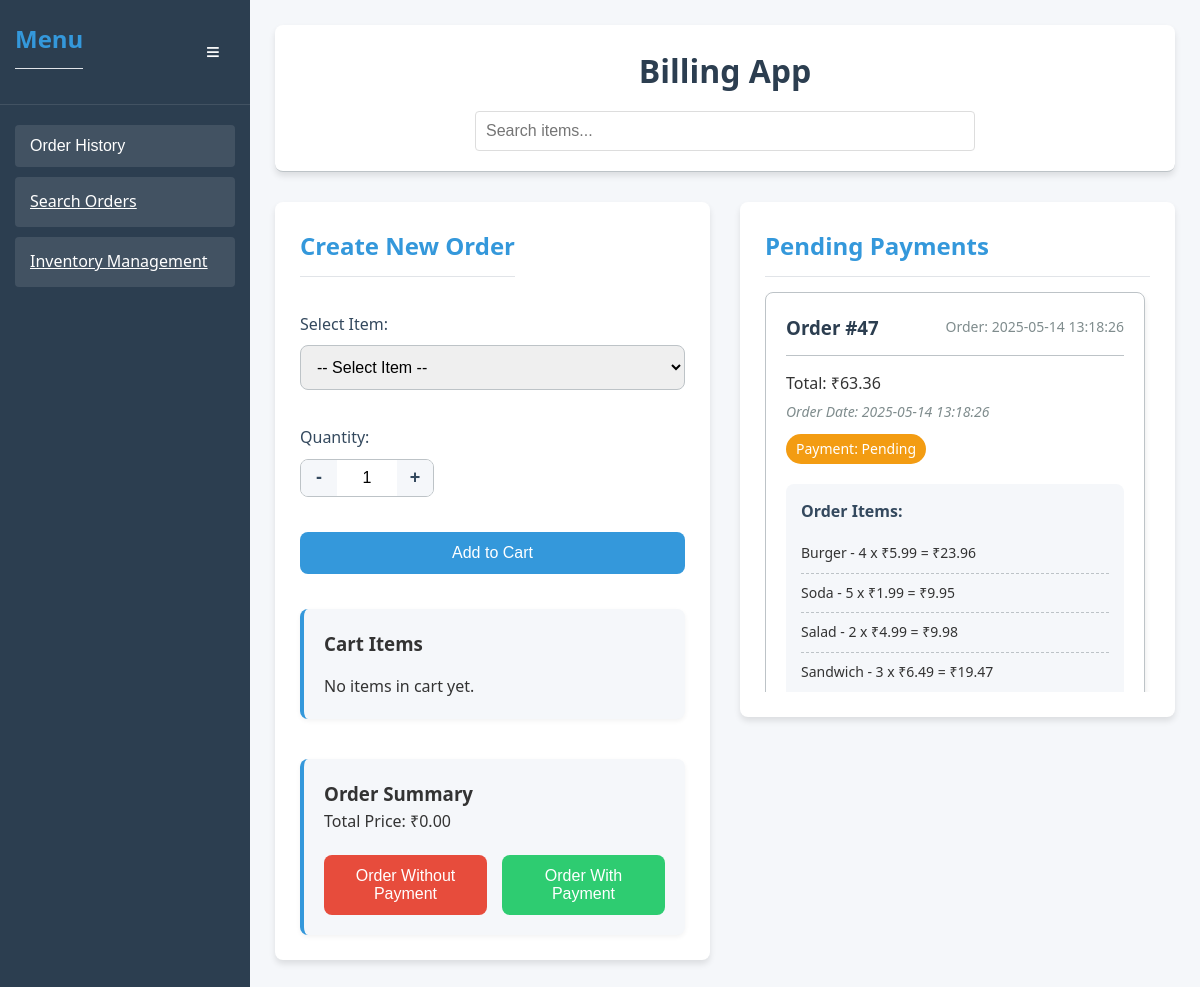
The page / on the database its author committed.
### models.py (models this page shows, shortened)
class OrderItem(Base):
    __tablename__ = "order_items"
    id = Column(Integer, primary_key=True, autoincrement=True)
    order_id = Column(Integer, ForeignKey("orders.id", ondelete="CASCADE"), nullable=False)
    item_id = Column(Integer, ForeignKey("items.id", ondelete="CASCADE"), nullable=False)
    item_name = Column(String(100), nullable=False)
    quantity = Column(Integer, CheckConstraint('quantity > 0'), nullable=False)
    unit_price = Column(Float, CheckConstraint('unit_price > 0'), nullable=False)
    subtotal = Column(Float, CheckConstraint('subtotal >= 0'), nullable=False)
    order = relationship("Order", back_populates="order_items")
    item = relationship("Item", back_populates="order_items")

class Order(Base):
    __tablename__ = "orders"
    id = Column(Integer, primary_key=True, autoincrement=True)
    total_price = Column(Float, CheckConstraint('total_price >= 0'), nullable=False)
    payment_status = Column(String(20), CheckConstraint("payment_status IN ('pending', 'completed', 'cancelled')"), nullable=False)
    order_date = Column(String(50), nullable=False, default=lambda: datetime.now().isoformat())
    payment_date = Column(String(50), nullable=True)
    order_items = relationship("OrderItem", back_populates="order", cascade="all, delete-orphan")
    __table_args__ = (
    )

### main.py (the view)
@app.get("/", response_class=HTMLResponse)
async def home(request: Request, search: str = "", db_session: Session = Depends(db.get_db)):
    completed_orders = db.get_completed_orders(db_session)
    pending_orders = db.get_pending_orders(db_session)
    order_history = db.get_order_history(db_session)
    if search:
        items = db.search_items(search, db_session)
    else:
        items = db.get_all_items(db_session)
    return templates.TemplateResponse(
        "index.html",
        {
            "request": request,
            "items": items,
            "completed_orders": completed_orders,
            "pending_orders": pending_orders,
            "order_history": order_history,
            "search_query": search
        }
    )

### templates/index.html (shortened to what this page needs)
<!DOCTYPE html>
<html lang="en">
<head>
    <link rel="stylesheet" href="/static/css/styles.css">
</head>
<body>
    <div class="app-container">
        <div class="sidebar">
            <div class="sidebar-header">
                <h2>Menu</h2>
                <button id="sidebar-toggle" class="sidebar-toggle">≡</button>
            </div>
            <div class="sidebar-content">
                <button id="history-toggle" class="sidebar-button">Order History</button>
                <a href="/search-orders" class="sidebar-button">Search Orders</a>
                <a href="/inventory" class="sidebar-button">Inventory Management</a>
            </div>
        </div>
        <div class="main-container">
            <header>
                <h1>Billing App</h1>
                <div class="search-container">
                    <div class="search-form">
                        <input type="text" name="search" placeholder="Search items..." value="{{ search_query }}">
                    </div>
                </div>
            </header>
        <div class="main-content">
            <div class="order-section">
                <div class="section-header">
                    <h2>Create New Order</h2>
                </div>
                <div id="order-builder" class="order-builder">
                    <div class="form-group">
                        <label for="item-select">Select Item:</label>
                        <select id="item-select" name="item_id">
                            <option value="">-- Select Item --</option>
                        </select>
                    </div>
                    <div class="form-group">
                        <label for="quantity">Quantity:</label>
                        <div class="quantity-input-container">
                            <button type="button" class="quantity-btn decrease">-</button>
                            <input type="number" id="quantity" name="quantity" min="1" value="1">
                            <button type="button" class="quantity-btn increase">+</button>
                        </div>
                    </div>
                    <button type="button" id="add-to-cart-btn" class="btn-blue">Add to Cart</button>
                    <div id="cart-items" class="cart-items">
                        <h3>Cart Items</h3>
                        <div id="cart-items-list" class="cart-items-list">
                            <p id="empty-cart-message">No items in cart yet.</p>
                        </div>
                    </div>
                    <div id="order-summary" class="order-summary">
                        <h3>Order Summary</h3>
                        <p class="total">Total Price: ₹<span id="summary-total-price">0.00</span></p>
                        <div class="order-buttons">
                            <button type="button" id="submit-order-btn" class="btn-red">Order Without Payment</button>
                            <button type="button" id="payment-done-btn" class="btn-green">Order With Payment</button>
                        </div>
                    </div>
                </div>
            </div>
            <div class="pending-orders">
                <h2>Pending Payments</h2>
                <div class="orders-list scrollable">
                    {% if pending_orders %}
                        {% for order in pending_orders %}
                        <div class="order-card">
                            <div class="order-header">
                                <h3>Order #{{ order.id }}</h3>
                                <span class="date">Order: {{ order.order_date.split('T')[0] }} {{ order.order_date.split('T')[1].split('.')[0] }}</span>
                            </div>
                            <div class="order-details">
                                <p>Total: ₹{{ order.total_price }}</p>
                                <p class="order-date">Order Date: {{ order.order_date.split('T')[0] }} {{ order.order_date.split('T')[1].split('.')[0] }}</p>
                                <p class="status pending">Payment: Pending</p>
                                <div class="order-items-details">
                                    <h4>Order Items:</h4>
                                    <ul class="order-items-list">
                                        {% if order.items is defined and order.items is iterable and order.items|length > 0 %}
                                            {% for item in order.items %}
                                            <li>
                                                {{ item.item_name }} - {{ item.quantity }} x ₹{{ item.unit_price }} = ₹{{ item.subtotal }}
                                            </li>
                                            {% endfor %}
                                        {% else %}
                                            <li>No item details available</li>
                                        {% endif %}
                                    </ul>
                                </div>
                            </div>
                        </div>
                        {% endfor %}
                    {% else %}
                        <p class="no-orders">No pending payments.</p>
                    {% endif %}
                </div>
            </div>
        </div>
        </div>
    </div>
</body>
</html>

### rows shown on the page
OrderItem: id "47", order_date "2025-05-14", order_date "13:18:26", total_price "63.36", item_name "Burger", quantity "4", unit_price "5.99", subtotal "23.96"
OrderItem: item_name "Soda", quantity "5", unit_price "1.99", subtotal "9.95"
OrderItem: item_name "Salad", quantity "2", unit_price "4.99", subtotal "9.98"
OrderItem: item_name "Sandwich", quantity "3", unit_price "6.49", subtotal "19.47"
